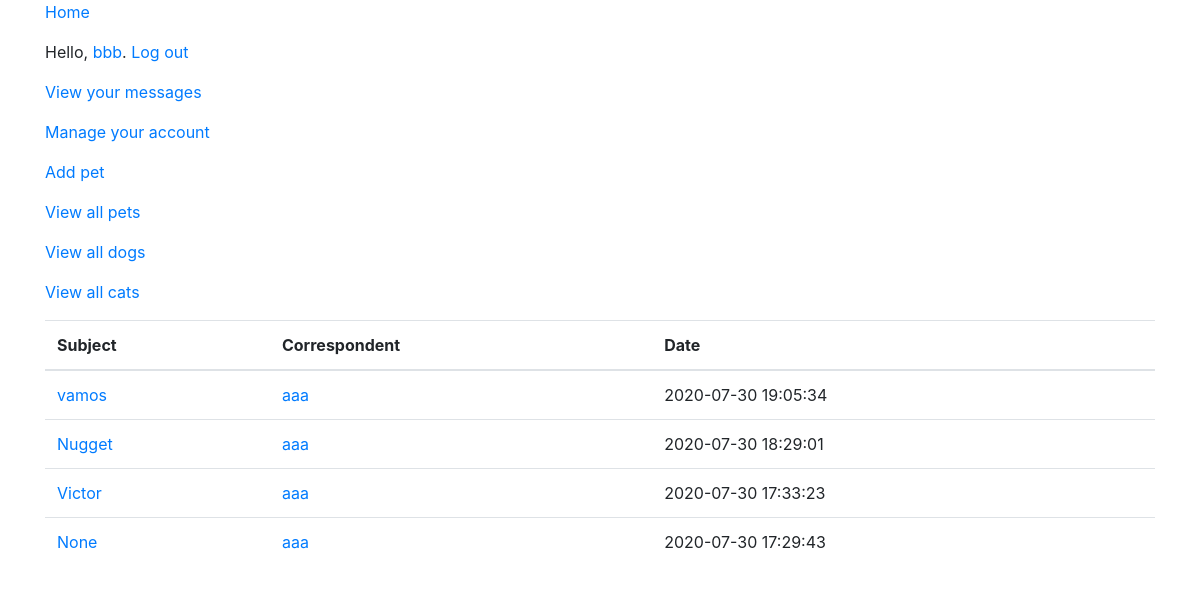
Before: /messages (signed in) with the older database file.
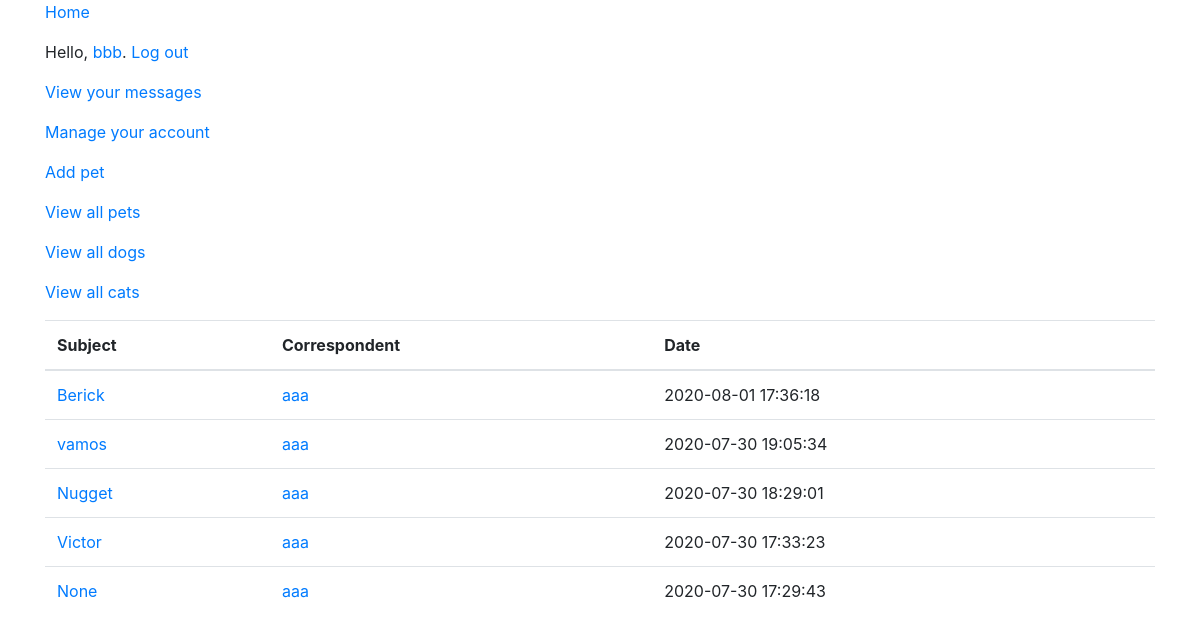
After: the same page with the newer database file.
### tables this page shows
CREATE TABLE "users" (
	"id"	integer PRIMARY KEY AUTOINCREMENT,
	"username"	text,
	"email"	text,
	"hash"	text,
	"location"	text,
	"shelter"	TEXT
);

CREATE TABLE "threads" (
	"id"	integer PRIMARY KEY AUTOINCREMENT,
	"user1"	INTEGER,
	"user2"	INTEGER,
	"latest"	DATETIME,
	"subject"	TEXT,
	FOREIGN KEY("user2") REFERENCES "users"("id"),
	FOREIGN KEY("user1") REFERENCES "users"("id")
);

### app.py (the view)
@app.route('/messages')
@login_required
def message_threads():
    user = session.get("user")
    user_id = session.get("user_id")
    db = sqlite3.connect('app.db')
    c = db.cursor()
    threads = c.execute('''
        SELECT t.*, u.username as counterpart_username FROM (
        SELECT id, user2 as counterpart, latest, subject from threads where user1 = ?
        union all
        SELECT id, user1 as counterpart, latest, subject from threads where user2 = ?
        ) t
        LEFT JOIN users u on u.id = t.counterpart
        ORDER BY latest DESC
    ''', (user_id, user_id)).fetchall()
    return render_template("threads.html", user=user, threads=threads)

### app.py (called while the page is built)
@app.after_request
def after_request(response):
    response.headers['Cache-Control'] = 'no-cache, no-store, must-revalidate'
    response.headers['Expires'] = 0
    response.headers['Pragma'] = 'no-cache'
    return response

### helpers.py (called while the page is built)
def login_required(f):
    @wraps(f)
    def decorated_function(*args, **kwargs):
        if session.get("user") is None:
            return redirect("/login")
        return f(*args, **kwargs)
    return decorated_function

### templates/threads.html (shortened to what this page needs)
{% extends "layout.html" %}
{% block main %}
<div class="container">
    <table class="table">
        <thead>
            <tr>
                <th scope="col">Subject</th>
                <th scope="col">Correspondent</th>
                <th scope="col">Date</th>
            </tr>
        </thead>
        <tbody>
        {% for thread in threads %}
            <tr>
                <td><a href="/messages/{{thread[0]}}" >{{ thread[3] }}</a></td>
                <td><a href="/members/{{thread[4]}}" >{{ thread[4] }}</td>
                <td>{{ thread[2][:19] }}</td>
            </tr>
        {% endfor %}
        </tbody>
    </table>
</div>
{% endblock %}

Changed rows visible on the page:
added threads: subject "Berick", username "aaa", latest "2020-08-01 17:36:18"
